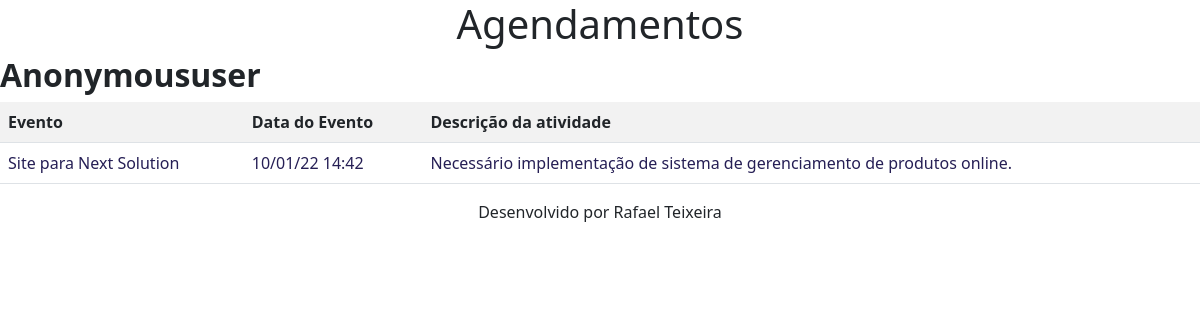
/titulo/Site para Next Solution/, run on an earlier commit of the app's database.
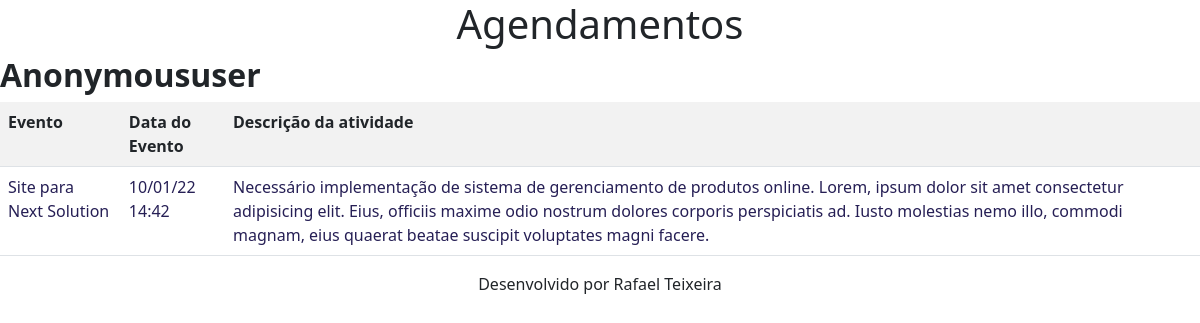
And on a later commit of the database.
### core/models.py (models this page shows, shortened)
class Evento(models.Model):
    titulo=models.CharField(max_length=100)
    descricao=models.TextField(null=True, blank=True)
    data_evento=DateTimeField(verbose_name='Data do Evento')
    data_criacao=DateTimeField(auto_now=True,verbose_name='Data de Criacao')
    usuario=models.ForeignKey(User,on_delete=models.CASCADE) # models.cascade (Se o usuário for deletado, seus eventos também serão.) Para User será necessário defenir um valor padrão.
    class Meta:                 #Alteração do nome da tabela sqlite3: comando sqlmigrate core xxxx/dados para migração manual.
        db_table='evento'
    def get_data_evento(self):
        return self.data_evento.strftime('%d/%m/%y %H:%M')

### core/views.py (the view)
# urls.py: path(r'titulo/<titulo_evento>/', views.titulo,name='titulo'),
def titulo(resquest,titulo_evento):
    print(titulo_evento)
    usuario=resquest.user
    consulta=Evento.objects.get(titulo__contains=titulo_evento)
    usuario=str(usuario).capitalize
    dados={'consulta':consulta,'usuario':usuario}
    return render(resquest,'titulo.html',dados)

### core/templates/titulo.html
{% extends 'model-page.html' %}
    {% block content %}
    <center><h1>Agendamentos</h1></center>
    <h2><b>{{ usuario }}</b></h2>
    <table id="lista" class="table table-striped table-hover table-responsive">
            <tr>
                <th>Evento</th>
                <th>Data do Evento</th>
                <th>Descrição da atividade</th>
            </tr>
            <tr>
                <td>
                    {{ consulta.titulo }}
                </td>
                <td>
                    {{ consulta.get_data_evento }}
                </td>
                <td>
                    {{ consulta.descricao }}
                </td>
            </tr>
    </table>
    {% endblock %}

What changed in the data, as far as the page shows it:
changed Evento "Site para Next Solution": descricao "Necessário implementação de sistema de gerenciamento de produtos online." → "…gerenciamento de produtos online. Lorem, ipsum dolor sit amet consectetur adipisicing elit. Eius, officiis maxime odio nostrum dolores corporis perspiciatis ad. Iusto molestias nemo illo, commodi magnam, eius quaerat beatae suscipit voluptates magni facere."
